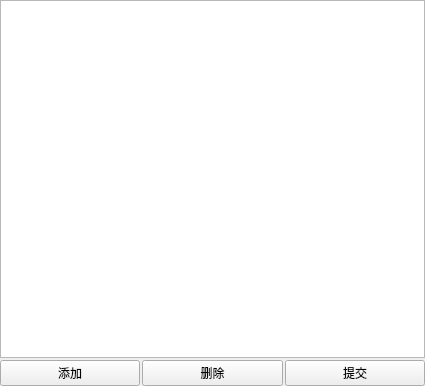
<?xml version="1.0" encoding="UTF-8"?>
<ui version="4.0">
 <class>Job</class>
 <widget class="QWidget" name="Job">
  <property name="geometry">
   <rect>
    <x>0</x>
    <y>0</y>
    <width>425</width>
    <height>386</height>
   </rect>
  </property>
  <property name="font">
   <font>
    <family>宋体</family>
   </font>
  </property>
  <property name="windowTitle">
   <string>职务管理</string>
  </property>
  <property name="toolTip">
   <string/>
  </property>
  <layout class="QVBoxLayout" name="verticalLayout">
   <property name="spacing">
    <number>2</number>
   </property>
   <property name="margin">
    <number>0</number>
   </property>
   <item>
    <widget class="QTableView" name="jobTableView">
     <property name="selectionBehavior">
      <enum>QAbstractItemView::SelectRows</enum>
     </property>
    </widget>
   </item>
   <item>
    <layout class="QHBoxLayout" name="horizontalLayout">
     <item>
      <widget class="QPushButton" name="addPushButton">
       <property name="minimumSize">
        <size>
         <width>0</width>
         <height>20</height>
        </size>
       </property>
       <property name="text">
        <string>添加</string>
       </property>
      </widget>
     </item>
     <item>
      <widget class="QPushButton" name="removePushButton">
       <property name="minimumSize">
        <size>
         <width>0</width>
         <height>20</height>
        </size>
       </property>
       <property name="text">
        <string>删除</string>
       </property>
      </widget>
     </item>
     <item>
      <widget class="QPushButton" name="submitPushButton">
       <property name="minimumSize">
        <size>
         <width>0</width>
         <height>20</height>
        </size>
       </property>
       <property name="text">
        <string>提交</string>
       </property>
      </widget>
     </item>
    </layout>
   </item>
  </layout>
 </widget>
 <resources/>
 <connections/>
</ui>
